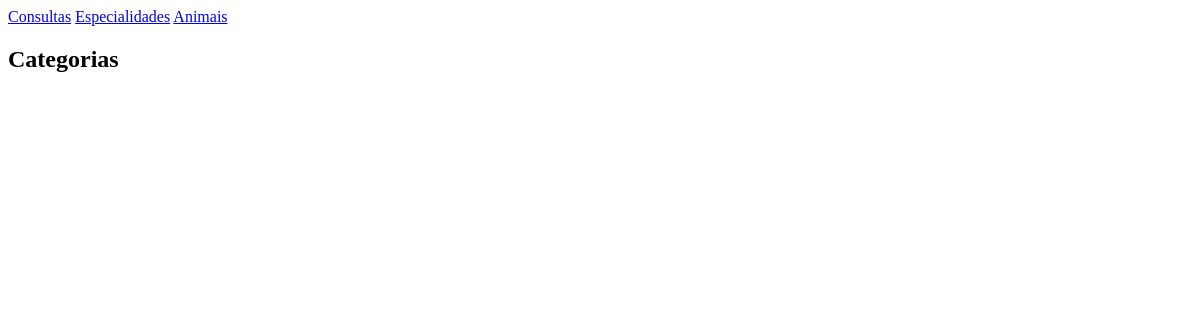
The page /torneios/categorias/ on the database as committed earlier.
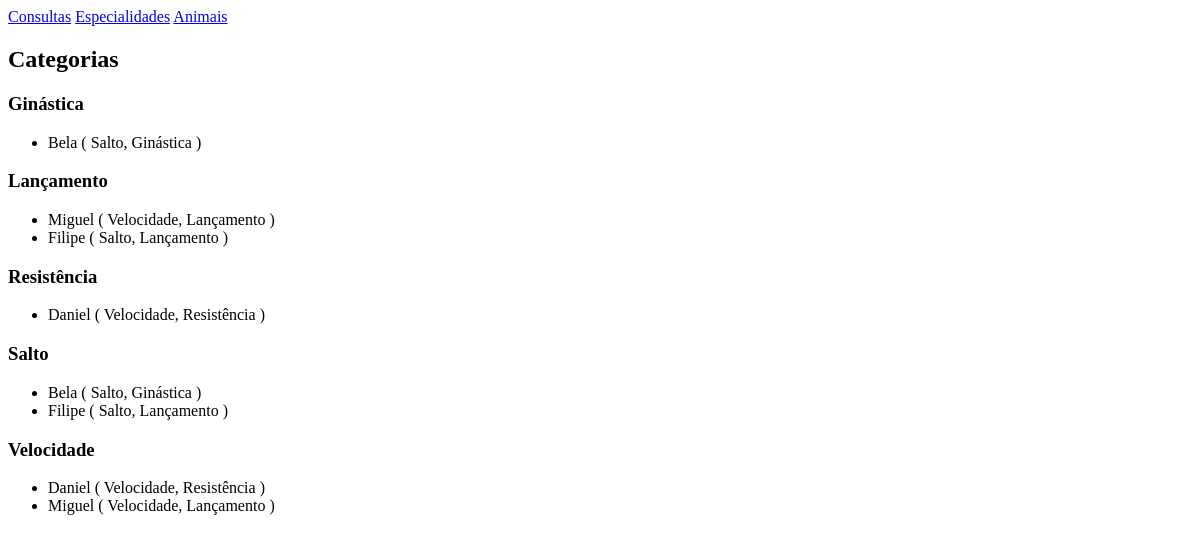
The same page on the database as committed later.
### torneio/models.py (models this page shows, shortened)
class Categoria(models.Model):
    nome = models.CharField(max_length=100)
    atletas = models.ManyToManyField(Atleta, related_name='categorias')

class Atleta(models.Model):
    nome = models.CharField(max_length=100)
    torneios = models.ManyToManyField(Torneio, related_name='atletas')

### torneio/views.py (the view)
# urls.py: path('categorias/', views.categorias_view, name='categorias_view'),
def categorias_view(request):
    categorias = Categoria.objects.all().order_by('nome')
    return render(request, 'categorias.html', {'categorias': categorias})

### torneio/templates/categorias.html
{% extends 'layout.html' %}
{% block content %}
<h2>Categorias</h2>
{% for categoria in categorias %}
    <h3>{{categoria.nome}}</h3>
    <ul>
        {% for atleta in categoria.atletas.all %}
            <li>{{atleta.nome}} (
                {% for categoria in atleta.categorias.all %}
                    {{categoria.nome}}{% if not forloop.last %}, {% endif %}
                {% endfor %})
            </li>
        {% endfor %}
    </ul>
{% endfor %}
{% endblock %}

Rows that differ between the two databases and show on the page:
added Categoria: nome "Ginástica"
now on this page (row unchanged): Atleta: nome "Bela"
added Categoria: nome "Salto"
added Categoria: nome "Lançamento"
now on this page (row unchanged): Atleta: nome "Miguel"
added Categoria: nome "Velocidade"
now on this page (row unchanged): Atleta: nome "Filipe"
added Categoria: nome "Resistência"
now on this page (row unchanged): Atleta: nome "Daniel"
